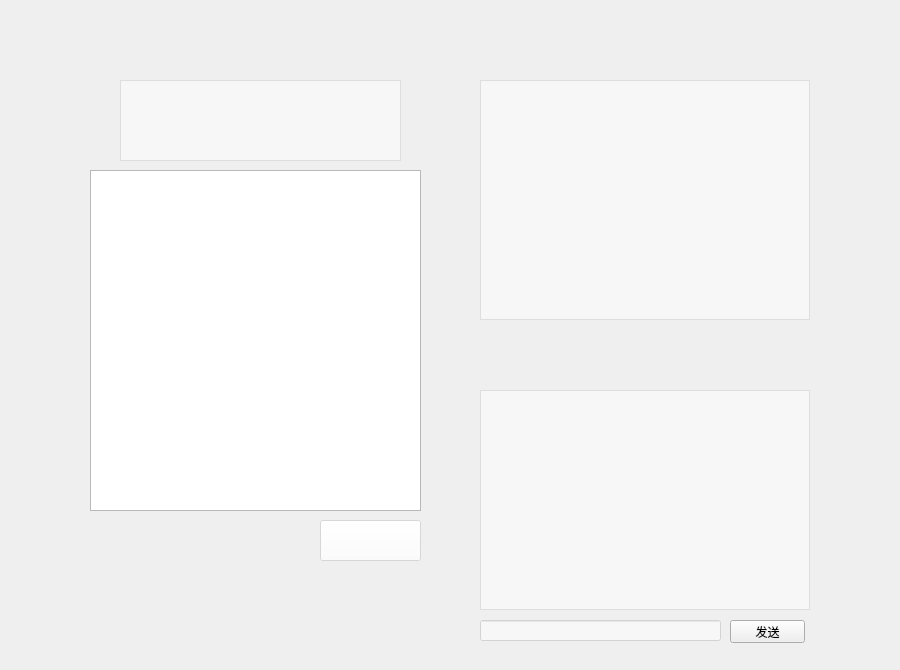
<?xml version="1.0" encoding="UTF-8"?>
<ui version="4.0">
 <class>MainInterface</class>
 <widget class="QWidget" name="MainInterface">
  <property name="geometry">
   <rect>
    <x>0</x>
    <y>0</y>
    <width>900</width>
    <height>670</height>
   </rect>
  </property>
  <property name="windowTitle">
   <string>Form</string>
  </property>
  <property name="styleSheet">
   <string notr="true"/>
  </property>
  <widget class="QPushButton" name="Off_Online_Game">
   <property name="geometry">
    <rect>
     <x>90</x>
     <y>310</y>
     <width>300</width>
     <height>60</height>
    </rect>
   </property>
   <property name="styleSheet">
    <string notr="true">background-image:url(:/resource/danji.png);
background-color: rgb(255, 255, 255,0.5);
</string>
   </property>
   <property name="text">
    <string/>
   </property>
   <property name="flat">
    <bool>true</bool>
   </property>
  </widget>
  <widget class="QPushButton" name="Online_Game">
   <property name="geometry">
    <rect>
     <x>90</x>
     <y>400</y>
     <width>300</width>
     <height>60</height>
    </rect>
   </property>
   <property name="styleSheet">
    <string notr="true">background-image:url(:/resource/pipei.png);
background-color: rgb(255, 255, 255,0.5);
</string>
   </property>
   <property name="text">
    <string/>
   </property>
   <property name="flat">
    <bool>true</bool>
   </property>
  </widget>
  <widget class="QPushButton" name="exit">
   <property name="geometry">
    <rect>
     <x>90</x>
     <y>570</y>
     <width>300</width>
     <height>60</height>
    </rect>
   </property>
   <property name="styleSheet">
    <string notr="true">background-image:url(:/resource/tuichu.png);
background-color: rgb(255, 255, 255,0.5);
</string>
   </property>
   <property name="text">
    <string/>
   </property>
   <property name="flat">
    <bool>true</bool>
   </property>
  </widget>
  <widget class="QListWidget" name="onlinePlayer">
   <property name="geometry">
    <rect>
     <x>480</x>
     <y>80</y>
     <width>330</width>
     <height>240</height>
    </rect>
   </property>
   <property name="styleSheet">
    <string notr="true">background-color: rgb(255, 255, 255,0.5);</string>
   </property>
  </widget>
  <widget class="QListWidget" name="MsgBox">
   <property name="geometry">
    <rect>
     <x>480</x>
     <y>390</y>
     <width>330</width>
     <height>220</height>
    </rect>
   </property>
   <property name="styleSheet">
    <string notr="true">background-color: rgb(255, 255, 255,0.5);</string>
   </property>
  </widget>
  <widget class="QLineEdit" name="sendText">
   <property name="geometry">
    <rect>
     <x>480</x>
     <y>620</y>
     <width>241</width>
     <height>21</height>
    </rect>
   </property>
   <property name="styleSheet">
    <string notr="true">background-color: rgb(255, 255, 255,0.5);</string>
   </property>
  </widget>
  <widget class="QPushButton" name="sendMsg">
   <property name="geometry">
    <rect>
     <x>730</x>
     <y>620</y>
     <width>75</width>
     <height>23</height>
    </rect>
   </property>
   <property name="text">
    <string>发送</string>
   </property>
  </widget>
  <widget class="QPushButton" name="invitation">
   <property name="geometry">
    <rect>
     <x>480</x>
     <y>330</y>
     <width>120</width>
     <height>45</height>
    </rect>
   </property>
   <property name="styleSheet">
    <string notr="true">background-image:url(:/resource/yaoqing.png);
background-color: rgb(255, 255, 255,0.5);
</string>
   </property>
   <property name="text">
    <string/>
   </property>
   <property name="flat">
    <bool>true</bool>
   </property>
  </widget>
  <widget class="QPushButton" name="watchGame">
   <property name="geometry">
    <rect>
     <x>690</x>
     <y>330</y>
     <width>120</width>
     <height>45</height>
    </rect>
   </property>
   <property name="styleSheet">
    <string notr="true">background-image:url(:/resource/see.png);
background-color: rgb(255, 255, 255,0.5);
</string>
   </property>
   <property name="text">
    <string/>
   </property>
   <property name="flat">
    <bool>true</bool>
   </property>
  </widget>
  <widget class="QPushButton" name="gameRecord">
   <property name="geometry">
    <rect>
     <x>90</x>
     <y>490</y>
     <width>300</width>
     <height>60</height>
    </rect>
   </property>
   <property name="styleSheet">
    <string notr="true">background-image:url(:/resource/fupan.png);
background-color: rgb(255, 255, 255,0.5);
</string>
   </property>
   <property name="text">
    <string/>
   </property>
   <property name="flat">
    <bool>true</bool>
   </property>
  </widget>
  <widget class="QLabel" name="label">
   <property name="geometry">
    <rect>
     <x>0</x>
     <y>0</y>
     <width>900</width>
     <height>670</height>
    </rect>
   </property>
   <property name="text">
    <string/>
   </property>
   <property name="pixmap">
    <pixmap resource="resource.qrc">:/resource/back.png</pixmap>
   </property>
  </widget>
  <widget class="QPushButton" name="close">
   <property name="geometry">
    <rect>
     <x>860</x>
     <y>20</y>
     <width>22</width>
     <height>22</height>
    </rect>
   </property>
   <property name="styleSheet">
    <string notr="true">background-image: url(:/resource/tuichu2.png);</string>
   </property>
   <property name="text">
    <string/>
   </property>
   <property name="flat">
    <bool>true</bool>
   </property>
  </widget>
  <widget class="QPushButton" name="min">
   <property name="geometry">
    <rect>
     <x>820</x>
     <y>20</y>
     <width>22</width>
     <height>22</height>
    </rect>
   </property>
   <property name="styleSheet">
    <string notr="true">background-image: url(:/resource/suoxiao.png);</string>
   </property>
   <property name="text">
    <string/>
   </property>
   <property name="flat">
    <bool>true</bool>
   </property>
  </widget>
  <widget class="QListWidget" name="GameRecordBox">
   <property name="geometry">
    <rect>
     <x>90</x>
     <y>170</y>
     <width>331</width>
     <height>341</height>
    </rect>
   </property>
  </widget>
  <widget class="QPushButton" name="CloseGameRecord">
   <property name="geometry">
    <rect>
     <x>400</x>
     <y>140</y>
     <width>22</width>
     <height>22</height>
    </rect>
   </property>
   <property name="styleSheet">
    <string notr="true">background-image: url(:/resource/tuichu2.png);</string>
   </property>
   <property name="text">
    <string/>
   </property>
   <property name="flat">
    <bool>true</bool>
   </property>
  </widget>
  <widget class="QPushButton" name="qingding">
   <property name="geometry">
    <rect>
     <x>320</x>
     <y>520</y>
     <width>101</width>
     <height>41</height>
    </rect>
   </property>
   <property name="styleSheet">
    <string notr="true">background-image: url(:/resource/sure.png);
background-color: rgb(255, 255, 255,0.5);</string>
   </property>
   <property name="text">
    <string/>
   </property>
   <property name="flat">
    <bool>false</bool>
   </property>
  </widget>
  <widget class="QListWidget" name="user_infor">
   <property name="geometry">
    <rect>
     <x>120</x>
     <y>80</y>
     <width>281</width>
     <height>81</height>
    </rect>
   </property>
   <property name="styleSheet">
    <string notr="true">background-color: rgb(255, 255, 255,0.5);</string>
   </property>
  </widget>
  <widget class="QLabel" name="label_2">
   <property name="geometry">
    <rect>
     <x>440</x>
     <y>10</y>
     <width>300</width>
     <height>60</height>
    </rect>
   </property>
   <property name="text">
    <string/>
   </property>
   <property name="pixmap">
    <pixmap resource="resource.qrc">:/resource/zaixian.png</pixmap>
   </property>
  </widget>
  <zorder>label</zorder>
  <zorder>Off_Online_Game</zorder>
  <zorder>Online_Game</zorder>
  <zorder>exit</zorder>
  <zorder>onlinePlayer</zorder>
  <zorder>MsgBox</zorder>
  <zorder>sendText</zorder>
  <zorder>sendMsg</zorder>
  <zorder>invitation</zorder>
  <zorder>watchGame</zorder>
  <zorder>gameRecord</zorder>
  <zorder>close</zorder>
  <zorder>min</zorder>
  <zorder>GameRecordBox</zorder>
  <zorder>CloseGameRecord</zorder>
  <zorder>qingding</zorder>
  <zorder>user_infor</zorder>
  <zorder>label_2</zorder>
 </widget>
 <resources>
  <include location="resource.qrc"/>
 </resources>
 <connections/>
</ui>
